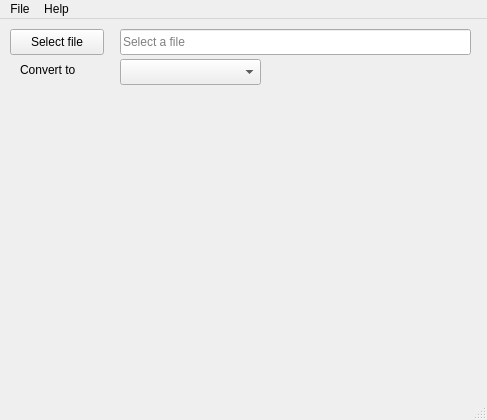
<?xml version="1.0" encoding="UTF-8"?>
<ui version="4.0">
 <class>MainWindow</class>
 <widget class="QMainWindow" name="MainWindow">
  <property name="geometry">
   <rect>
    <x>0</x>
    <y>0</y>
    <width>487</width>
    <height>420</height>
   </rect>
  </property>
  <property name="windowTitle">
   <string>MainWindow</string>
  </property>
  <widget class="QWidget" name="centralwidget">
   <widget class="QPushButton" name="pushButton">
    <property name="geometry">
     <rect>
      <x>10</x>
      <y>10</y>
      <width>94</width>
      <height>26</height>
     </rect>
    </property>
    <property name="text">
     <string>Select file</string>
    </property>
   </widget>
   <widget class="QLineEdit" name="lineEdit">
    <property name="geometry">
     <rect>
      <x>120</x>
      <y>10</y>
      <width>351</width>
      <height>26</height>
     </rect>
    </property>
    <property name="readOnly">
     <bool>true</bool>
    </property>
    <property name="placeholderText">
     <string>Select a file</string>
    </property>
   </widget>
   <widget class="QComboBox" name="comboBox_2">
    <property name="geometry">
     <rect>
      <x>120</x>
      <y>40</y>
      <width>141</width>
      <height>26</height>
     </rect>
    </property>
    <property name="placeholderText">
     <string>Filetype</string>
    </property>
    <item>
     <property name="text">
      <string>MP4</string>
     </property>
    </item>
    <item>
     <property name="text">
      <string>MP3</string>
     </property>
    </item>
    <item>
     <property name="text">
      <string>MOV</string>
     </property>
    </item>
    <item>
     <property name="text">
      <string>MKV</string>
     </property>
    </item>
    <item>
     <property name="text">
      <string>Opus</string>
     </property>
    </item>
    <item>
     <property name="text">
      <string>FLAC</string>
     </property>
    </item>
    <item>
     <property name="text">
      <string>AVI</string>
     </property>
    </item>
    <item>
     <property name="text">
      <string/>
     </property>
    </item>
   </widget>
   <widget class="QLabel" name="label">
    <property name="geometry">
     <rect>
      <x>20</x>
      <y>40</y>
      <width>91</width>
      <height>21</height>
     </rect>
    </property>
    <property name="text">
     <string>Convert to</string>
    </property>
   </widget>
  </widget>
  <widget class="QMenuBar" name="menubar">
   <property name="geometry">
    <rect>
     <x>0</x>
     <y>0</y>
     <width>487</width>
     <height>23</height>
    </rect>
   </property>
   <widget class="QMenu" name="menuFile">
    <property name="title">
     <string>File</string>
    </property>
    <addaction name="actionQuit"/>
   </widget>
   <widget class="QMenu" name="menuHelp">
    <property name="title">
     <string>Help</string>
    </property>
    <addaction name="actionAbout"/>
   </widget>
   <addaction name="menuFile"/>
   <addaction name="menuHelp"/>
  </widget>
  <widget class="QStatusBar" name="statusbar"/>
  <action name="actionQuit">
   <property name="text">
    <string>Quit</string>
   </property>
  </action>
  <action name="actionAbout">
   <property name="text">
    <string>About</string>
   </property>
  </action>
 </widget>
 <resources/>
 <connections/>
</ui>
